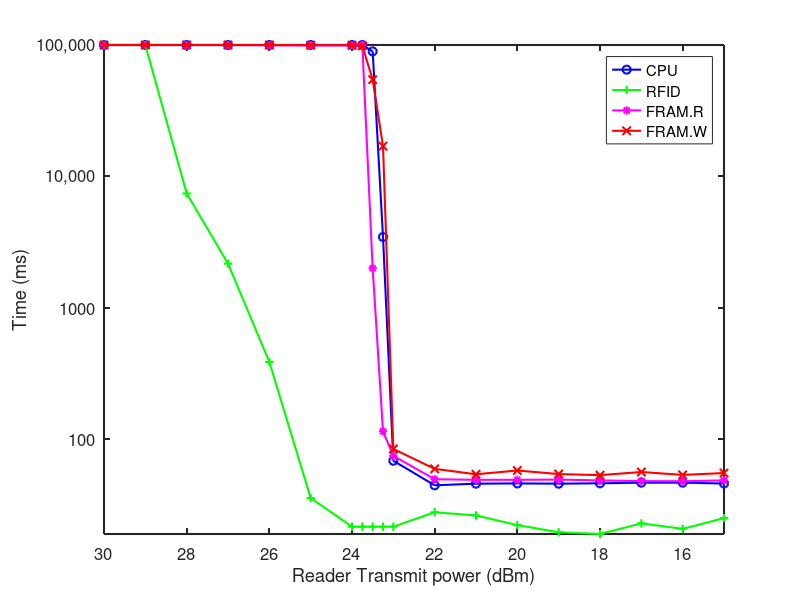

MATLAB code for this plot:
clear all;
close all;
clc;

Ta_cpu =    [100e3, 100e3,  100e3,  100e3,  100e3,  100e3,  100e3,  100e3,      8.94e4,     3.46e3,     6.86e1  4.46e1, 4.59e1, 4.61e1, 4.59e1,  4.62e1, 4.67e1, 4.67e1, 4.60e1];
Ta_fram_W = [100e3, 100e3,  100e3,  100e3,  100e3,  9.96e4,  9.96e4,9.85e4,     5.45e4,     1.70e4,     8.43e1, 5.95e1, 5.41e1, 5.78e1, 5.43e1,  5.33e1, 5.63e1, 5.35e1, 5.53e1];
Ta_fram_R = [100e3, 100e3,  100e3,  100e3,  9.95e4,  9.95e4,  9.95e4,100e3,     2.00e3      1.15e2      7.47e1  4.96e1  4.91e1  4.91e1  4.93e1  4.86e1  4.80e1  4.79e1  4.86e1];
Ta_rfid =   [100e3, 100e3,  7.42e3, 2.17e3, 3.87e2, 3.57e1, 2.16e1, 2.16e1,     2.16e1,     2.16e1,     2.16e1, 2.78e1, 2.63e1, 2.22e1, 1.96e1, 1.90e1, 2.29e1, 2.08e1, 2.51e1 ];
DB =        [30,    29,     28,     27,     26,     25,     24,     23.75,      23.50,      23.25,      23,     22,     21,     20,     19,     18,     17,     16,     15];



figure('Position', [440 378 560 620/3])
plot(DB,Ta_cpu,'bo-',DB,Ta_rfid,'g+-',DB,Ta_fram_R,'m*-',DB,Ta_fram_W,'rx-');
legend({'CPU';'RFID';'FRAM.R';'FRAM.W'})
xlabel('Reader Transmit power (dBm)') 
ylabel('Time (ms)') 

ylim([0 100e3])
xlim([15,30])
set(gca, 'XDir','reverse')
set(gca,'YTick',[10,100,1000,10000,100e3])
set(gca,'YTickLabel',{'10','100','1000','10,000','100,000'})
set (gca,'yscale', 'log')
set(gca, 'FontSize', 12, 'LineWidth', 1.5)
set(findobj(gca, 'type', 'line'), 'linew', 1.5)